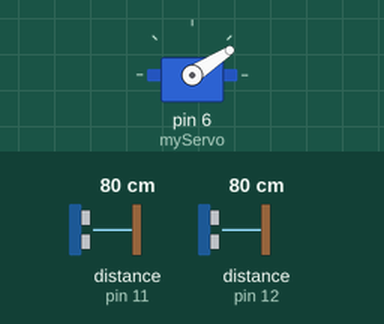
Recording of a sketch running on a simulated Arduino Uno, built with avr-gcc and run on an emulated ATmega328P. On the bench: servo. Wiring (inferred from the names in the program): 2 × ultrasonic range finder: trigger pin 9, echo pin 12 / trigger pin 10, echo pin 11. The test bench sets the inputs (shaded band); at power-on: distance to the obstacle (sensors on pin 11, pin 12) 80 cm. The echo pulse lasts 58.3 µs per cm; what the sketch prints to the serial monitor is not drawn.

Above: at 1.2 s.
1.3 s: distance to the obstacle (sensor on pin 11) set to 250 cm
At 1.8 s:
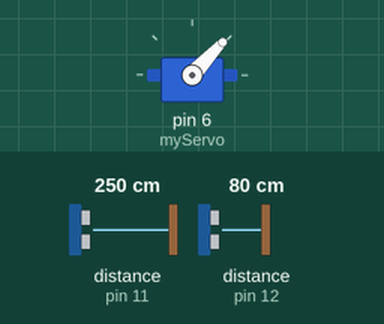
4.3 s: distance to the obstacle (sensor on pin 11) set to 2 cm
At 4.76 s:
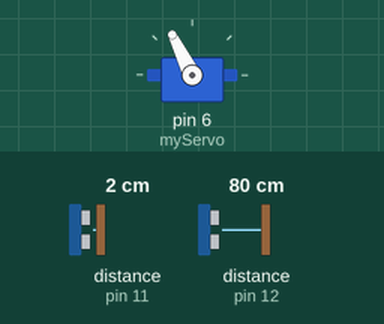
7.3 s: distance to the obstacle (sensor on pin 12) set to 2 cm
At 7.56 s:
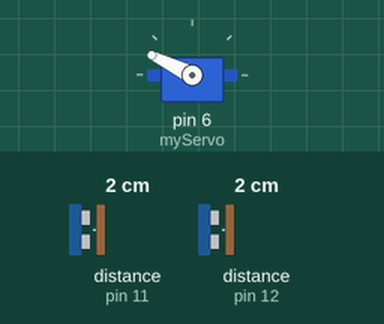
10.3 s: distance to the obstacle (sensor on pin 12) set to 18 cm
At 11.86 s:
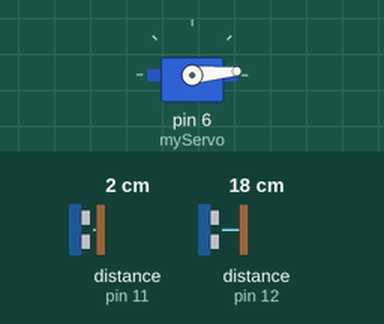
13.3 s: distance to the obstacle (sensor on pin 11) set to 9 cm
16.3 s: distance to the obstacle (sensor on pin 12) set to 4 cm
Timing chart, 0 to 20.3 s (numbered marks = the images above; inputs shaded):
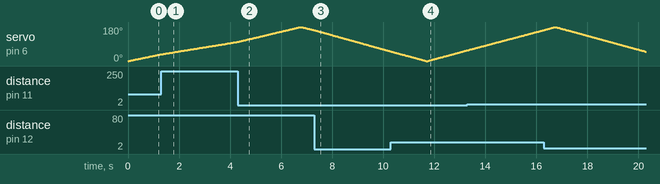

The sketch:

Finalcode.ino
```cpp
#include <Servo.h>

// ------------ Sensor 1 ------------
const int trig1 = 10;
const int echo1 = 11;

// ------------ Sensor 2 ------------
const int trig2 = 9;
const int echo2 = 12;

Servo myServo;

long duration1, duration2;
int dist1, dist2;
int finalDist;

// -----------------------------------------------------
void setup() {
  Serial.begin(9600);

  pinMode(trig1, OUTPUT);
  pinMode(echo1, INPUT);

  pinMode(trig2, OUTPUT);
  pinMode(echo2, INPUT);

  myServo.attach(6);   // use pin 6 for servo
}

// -----------------------------------------------------
int getDistance(int trigPin, int echoPin) {

  digitalWrite(trigPin, LOW);
  delayMicroseconds(2);

  digitalWrite(trigPin, HIGH);
  delayMicroseconds(10);
  digitalWrite(trigPin, LOW);

  long duration = pulseIn(echoPin, HIGH, 25000); // timeout 25ms

  int dist = duration * 0.034 / 2;

  if (dist == 0 || dist > 400) dist = 400; // sensor error = max range

  return dist;
}

// -----------------------------------------------------
void loop() {

  // Sweep forward
  for (int angle = 0; angle <= 180; angle++) {
    myServo.write(angle);
    delay(25);

    dist1 = getDistance(trig1, echo1);
    dist2 = getDistance(trig2, echo2);

    finalDist = min(dist1, dist2);  // nearest object wins (kept for compatibility)

    // send both distances to Processing in one message:
    // format: angle,dist1,dist2.
    Serial.print(angle);
    Serial.print(",");
    Serial.print(dist1);
    Serial.print(",");
    Serial.print(dist2);
    Serial.print(".");
  }

  // Sweep backward
  for (int angle = 180; angle >= 0; angle--) {
    myServo.write(angle);
    delay(25);

    dist1 = getDistance(trig1, echo1);
    dist2 = getDistance(trig2, echo2);

    finalDist = min(dist1, dist2);

    Serial.print(angle);
    Serial.print(",");
    Serial.print(dist1);
    Serial.print(",");
    Serial.print(dist2);
    Serial.print(".");
  }
}
```

Measured:
- by itself, servo on pin 6 (myServo): rises from 164° to 180° in 0.41 s, then falls to 50° in 3.6 s
